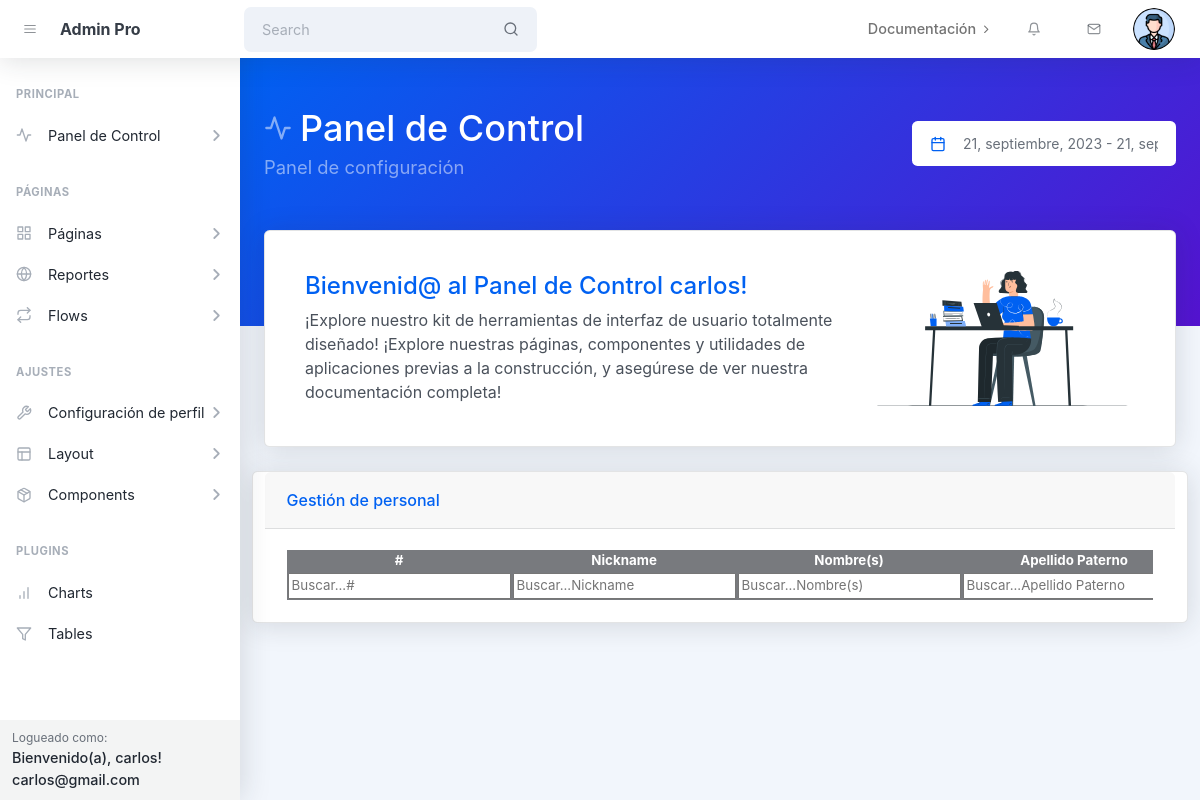
Screenshot of /dashboard/ (signed in) with the database file from the repository.
### ventas_app/models.py (models this page shows)
class Usuario(AbstractBaseUser, PermissionsMixin):
    GENDER_CHOICES = [
        ('masculino', 'Masculino'),
        ('femenino', 'Femenino'),
        ('otro', 'Otro'),
    ]
    user_name=models.CharField(("Usuario"),max_length=50,unique=True)
    nombre = models.CharField(max_length=30, blank=True)
    apellido_paterno=models.CharField(max_length=30, blank=True)
    apellido_materno=models.CharField(max_length=30, blank=True)
    email = models.EmailField(("Correo"),unique=True)
    password = models.CharField(("Contraseña"), max_length=128)
    password1 = models.CharField(("Nueva contraseña"), max_length=128)
    password2 = models.CharField(("Confirmar contraseña"), max_length=128)
    gender = models.CharField(("género"),max_length=9, choices=GENDER_CHOICES, blank=True)
    phone = models.CharField(("Téléfono"),max_length=10, blank=True)
    birth_date = models.DateField(("Fecha de Nacimiento"),null=True, blank=True)
    image = models.ImageField(("Imagen"), upload_to='profile_pics', blank=True)
    is_active = models.BooleanField(("está activo"),default=True)
    is_staff = models.BooleanField(("es trabajador"),default=False)
    es_vendedor = models.BooleanField(("es vendedor"),default=False)
    is_superuser = models.BooleanField(("es superusuario"),default=False)
    objects = UsuarioManager()
    USERNAME_FIELD = 'user_name'
    REQUIRED_FIELDS = ['email']

### ventas_app/views.py (the view)
# urls.py: path('dashboard/', views.dashboard_view, name='dashboard'),
def dashboard_view(request):
    if not request.user.is_authenticated:
        return redirect('error')
    users = Usuario.objects.all()
    return render(request, 'dashboard.html', {'users': users})

### ventas_app/templates/dashboard.html (shortened to what this page needs)
{% extends 'dashboard_base.html' %}
{% load static %}
{%block header%}
<header class="page-header page-header-dark bg-gradient-primary-to-secondary pb-10">
    <div class="container-xl px-4">
        <div class="page-header-content pt-4">
            <div class="row align-items-center justify-content-between">
                <div class="col-auto mt-4">
                    <h1 class="page-header-title">
                        <div class="page-header-icon"><i data-feather="activity"></i></div>
                        Panel de Control
                    </h1>
                    <div class="page-header-subtitle">Panel de configuración</div>
                </div>
                <div class="col-12 col-xl-auto mt-4">
                    <div class="input-group input-group-joined border-0" style="width: 16.5rem">
                        <span class="input-group-text"><i class="text-primary" data-feather="calendar"></i></span>
                        <input class="form-control ps-0 pointer" id="litepickerRangePlugin"
                            placeholder="Seleccione Rango de Fecha..." />
                    </div>
                </div>
            </div>
        </div>
    </div>
</header>
{% endblock %}
{%block bienvenida%}
<div class="container-xl px-4 mt-n10">
    <div class="row">
        <div class="col-xxl-4 col-xl-12 mb-4">
            <div class="card h-100">
                <div class="card-body h-100 p-5">
                    <div class="row align-items-center">
                        <div class="col-xl-8 col-xxl-12">
                            <div class="text-center text-xl-start text-xxl-center mb-4 mb-xl-0 mb-xxl-4">
                                <h1 class="text-primary">Bienvenid@ al Panel de Control {{user.user_name}}!</h1>
                                <p class="text-gray-700 mb-0">¡Explore nuestro kit de herramientas de interfaz de
                                    usuario totalmente diseñado! ¡Explore nuestras páginas, componentes y utilidades de
                                    aplicaciones previas a la construcción, y asegúrese de ver nuestra documentación
                                    completa!</p>
                            </div>
                        </div>
                        <div class="col-xl-4 col-xxl-12 text-center"><img class="img-fluid"
                                src="{% static 'assets/img/illustrations/at-work.svg' %}" style="max-width: 26rem" />
                        </div>
                    </div>
                </div>
            </div>
        </div>
        {%endblock%}
        {% block tabla %}
        <div class="card mb-4">
            <div class="card-header">Gestión de personal</div>
            <div class="card-body">
                <div class="table-responsive">
                <table id="tableUsuarios" class="display" style="font-size: smaller">
                    <thead>
                        <tr>
                            <th class="centered">#</th>
                            <th class="centered" >Nickname</th>
                            <th class="centered">Nombre(s)</th>
                            <th class="centered">Apellido Paterno</th>
                        </tr>
                    </thead>
                </table>
                </div>
            </div>
        </div>
        {% endblock %}

### ventas_app/templates/dashboard_base.html (shortened to what this page needs)
{%load static%}
<!DOCTYPE html>
<html lang="es">
<head>
    <link rel="stylesheet" href="https://cdn.datatables.net/1.10.20/css/jquery.dataTables.min.css">
    <link href="https://cdn.jsdelivr.net/npm/litepicker/dist/css/litepicker.css" rel="stylesheet" />
    <link href="{% static '/css/styles.css' %}" rel="stylesheet" />
    <link rel="stylesheet" href="https://code.jquery.com/ui/1.12.1/themes/base/jquery-ui.css">
</head>
<body class="nav-fixed">
    <nav class="topnav navbar navbar-expand shadow justify-content-between justify-content-sm-start navbar-light bg-white"
        id="sidenavAccordion">
        <button class="btn btn-icon btn-transparent-dark order-1 order-lg-0 me-2 ms-lg-2 me-lg-0" id="sidebarToggle"><i
                data-feather="menu"></i></button>
        <a class="navbar-brand pe-3 ps-4 ps-lg-2" href="{%url 'dashboard'%}">Admin Pro</a>
        <form class="form-inline me-auto d-none d-lg-block me-3">
            <div class="input-group input-group-joined input-group-solid">
                <input class="form-control pe-0" type="search" placeholder="Search" aria-label="Search" />
                <div class="input-group-text"><i data-feather="search"></i></div>
            </div>
        </form>
        <ul class="navbar-nav align-items-center ms-auto">
            <li class="nav-item dropdown no-caret d-none d-md-block me-3">
                <a class="nav-link dropdown-toggle" id="navbarDropdownDocs" href="javascript:void(0);" role="button"
                    data-bs-toggle="dropdown" aria-haspopup="true" aria-expanded="false">
                    <div class="fw-500">Documentación</div>
                    <i class="fas fa-chevron-right dropdown-arrow"></i>
                </a>
            </li>
            <li class="nav-item dropdown no-caret d-none d-sm-block me-3 dropdown-notifications">
                <a class="btn btn-icon btn-transparent-dark dropdown-toggle" id="navbarDropdownAlerts"
                    href="javascript:void(0);" role="button" data-bs-toggle="dropdown" aria-haspopup="true"
                    aria-expanded="false"><i data-feather="bell"></i></a>
            </li>
            <li class="nav-item dropdown no-caret d-none d-sm-block me-3 dropdown-notifications">
                <a class="btn btn-icon btn-transparent-dark dropdown-toggle" id="navbarDropdownMessages"
                    href="javascript:void(0);" role="button" data-bs-toggle="dropdown" aria-haspopup="true"
                    aria-expanded="false"><i data-feather="mail"></i></a>
            </li>
            <li class="nav-item dropdown no-caret dropdown-user me-3 me-lg-4">
                <a class="btn btn-icon btn-transparent-dark dropdown-toggle" id="navbarDropdownUserImage"
                    href="javascript:void(0);" role="button" data-bs-toggle="dropdown" aria-haspopup="true"
                    aria-expanded="false"><img class="img-fluid" {% if request.user.image %} <img
                        class="img-account-profile rounded-circle mb-2" src="{{ request.user.image.url }}"
                        alt="Foto de perfil" />
                    {% else %}
                    <img class="img-account-profile rounded-circle mb-2"
                        src="{% static 'assets/img/illustrations/profiles/profile-1.png' %}"
                        alt="Foto de perfil por defecto" />
                    {% endif %}</a>
            </li>
        </ul>
    </nav>
    <div id="layoutSidenav">
        <div id="layoutSidenav_nav">
            <nav class="sidenav shadow-right sidenav-light">
                <div class="sidenav-menu">
                    <div class="nav accordion" id="accordionSidenav">
                        <div class="sidenav-menu-heading">Principal</div>
                        <a class="nav-link collapsed" href="javascript:void(0);" data-bs-toggle="collapse"
                            data-bs-target="#collapseDashboards" aria-expanded="false"
                            aria-controls="collapseDashboards">
                            <div class="nav-link-icon"><i data-feather="activity"></i></div>
                            Panel de Control
                            <div class="sidenav-collapse-arrow"><i class="fas fa-angle-down"></i></div>
                        </a>
                        <div class="sidenav-menu-heading">páginas</div>
                        <a class="nav-link collapsed" href="javascript:void(0);" data-bs-toggle="collapse"
                            data-bs-target="#collapsePages" aria-expanded="false" aria-controls="collapsePages">
                            <div class="nav-link-icon"><i data-feather="grid"></i></div>
                            Páginas
                            <div class="sidenav-collapse-arrow"><i class="fas fa-angle-down"></i></div>
                        </a>
                        <a class="nav-link collapsed" href="javascript:void(0);" data-bs-toggle="collapse"
                            data-bs-target="#collapseApps" aria-expanded="false" aria-controls="collapseApps">
                            <div class="nav-link-icon"><i data-feather="globe"></i></div>
                            Reportes
                            <div class="sidenav-collapse-arrow"><i class="fas fa-angle-down"></i></div>
                        </a>
                        <a class="nav-link collapsed" href="javascript:void(0);" data-bs-toggle="collapse"
                            data-bs-target="#collapseFlows" aria-expanded="false" aria-controls="collapseFlows">
                            <div class="nav-link-icon"><i data-feather="repeat"></i></div>
                            Flows
                            <div class="sidenav-collapse-arrow"><i class="fas fa-angle-down"></i></div>
                        </a>
                        <div class="sidenav-menu-heading">Ajustes</div>
                        <a class="nav-link collapsed" href="javascript:void(0);" data-bs-toggle="collapse"
                            data-bs-target="#collapseUtilities" aria-expanded="false" aria-controls="collapseUtilities">
                            <div class="nav-link-icon"><i data-feather="tool"></i></div>
                            Configuración de perfil
                            <div class="sidenav-collapse-arrow"><i class="fas fa-angle-down"></i></div>
                        </a>
                        <a class="nav-link collapsed" href="javascript:void(0);" data-bs-toggle="collapse"
                            data-bs-target="#collapseLayouts" aria-expanded="false" aria-controls="collapseLayouts">
                            <div class="nav-link-icon"><i data-feather="layout"></i></div>
                            Layout
                            <div class="sidenav-collapse-arrow"><i class="fas fa-angle-down"></i></div>
                        </a>
                        <a class="nav-link collapsed" href="javascript:void(0);" data-bs-toggle="collapse"
                            data-bs-target="#collapseComponents" aria-expanded="false"
                            aria-controls="collapseComponents">
                            <div class="nav-link-icon"><i data-feather="package"></i></div>
                            Components
                            <div class="sidenav-collapse-arrow"><i class="fas fa-angle-down"></i></div>
                        </a>
                        <div class="sidenav-menu-heading">Plugins</div>
                        <a class="nav-link" href="charts.html">
                            <div class="nav-link-icon"><i data-feather="bar-chart"></i></div>
                            Charts
                        </a>
                        <a class="nav-link" href="tables.html">
                            <div class="nav-link-icon"><i data-feather="filter"></i></div>
                            Tables
                        </a>
                    </div>
                </div>
                <div class="sidenav-footer">
                    <div class="sidenav-footer-content">
                        <div class="sidenav-footer-subtitle">Logueado como:</div>
                        <div class="sidenav-footer-title">
                            {% if user.is_authenticated %}
                            <div>Bienvenido(a), {{ user.user_name }}!</div>
                            {{user.email}}
                            {% else %}
                            <div>No has iniciado sesión.</div>
                            {% endif %}
                        </div>
                    </div>
                </div>
            </nav>
        </div>
        <div id="layoutSidenav_content">
            <main>
                {%block header%}
                {%endblock%}
                {%block bienvenida%}
                {%endblock%}
                {%block tabla%}
                {%endblock%}
            </main>
        </div>
    </div>
</body>
</html>

### ventas_app/templates/dashboard.html (style rules this page uses)
table th { background-color:#787a7e; color: white; }

### rows the page displays
Usuario: image (picture), user_name "carlos", email "carlos@gmail.com"
